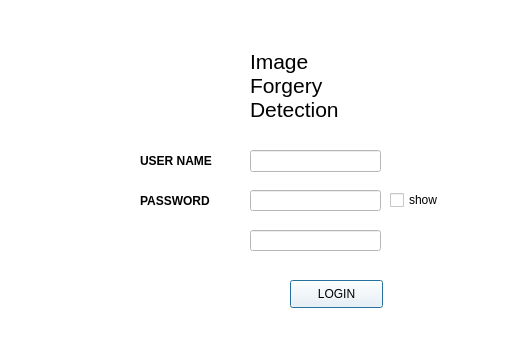
<?xml version="1.0" encoding="UTF-8"?>
<ui version="4.0">
 <class>Login</class>
 <widget class="QDialog" name="Login">
  <property name="geometry">
   <rect>
    <x>0</x>
    <y>0</y>
    <width>527</width>
    <height>344</height>
   </rect>
  </property>
  <property name="windowTitle">
   <string>Login</string>
  </property>
  <property name="windowIcon">
   <iconset>
    <normaloff>../../dhirenn/icons8-cbs-512.ico</normaloff>../../dhirenn/icons8-cbs-512.ico</iconset>
  </property>
  <property name="styleSheet">
   <string notr="true">
background-color: rgb(255, 255, 255);</string>
  </property>
  <property name="inputMethodHints">
   <set>Qt::ImhNone</set>
  </property>
  <widget class="QLabel" name="label">
   <property name="geometry">
    <rect>
     <x>140</x>
     <y>190</y>
     <width>81</width>
     <height>21</height>
    </rect>
   </property>
   <property name="styleSheet">
    <string notr="true"> font-weight: bold;</string>
   </property>
   <property name="text">
    <string>PASSWORD</string>
   </property>
  </widget>
  <widget class="QLabel" name="label_2">
   <property name="geometry">
    <rect>
     <x>140</x>
     <y>150</y>
     <width>81</width>
     <height>21</height>
    </rect>
   </property>
   <property name="styleSheet">
    <string notr="true"> font-weight: bold;</string>
   </property>
   <property name="text">
    <string>USER NAME</string>
   </property>
  </widget>
  <widget class="QLineEdit" name="lineEdit">
   <property name="geometry">
    <rect>
     <x>250</x>
     <y>150</y>
     <width>131</width>
     <height>22</height>
    </rect>
   </property>
   <property name="styleSheet">
    <string notr="true">
box-shadow: 5px 5px 5px rgba(0,0,0,0.5); </string>
   </property>
   <property name="text">
    <string/>
   </property>
  </widget>
  <widget class="QLineEdit" name="lineEdit_2">
   <property name="geometry">
    <rect>
     <x>250</x>
     <y>190</y>
     <width>131</width>
     <height>21</height>
    </rect>
   </property>
   <property name="toolTip">
    <string>&lt;html&gt;&lt;head/&gt;&lt;body&gt;&lt;p&gt;Please enter words only&lt;/p&gt;&lt;/body&gt;&lt;/html&gt;</string>
   </property>
   <property name="styleSheet">
    <string notr="true">background-color:rgb(255, 255, 255)</string>
   </property>
   <property name="inputMethodHints">
    <set>Qt::ImhNone</set>
   </property>
  </widget>
  <widget class="QPushButton" name="pushButton">
   <property name="geometry">
    <rect>
     <x>290</x>
     <y>280</y>
     <width>93</width>
     <height>28</height>
    </rect>
   </property>
   <property name="styleSheet">
    <string notr="true">font-weight: bold;
QPushButton {
    background-color: white; 
    border: none;
    color: ; /* You missed a color value here */
    padding: 15px 32px;
    text-align: center;
    text-decoration: none;
    display: inline-block;
    font-size: 16px;
    margin: 4px 2px;
    cursor: pointer;
    box-shadow: 5px 5px 5px rgba(0,0,0,0.5); 
}
QPushButton:hover {
    background-color: #f0f0f0;
}





</string>
   </property>
   <property name="text">
    <string>LOGIN</string>
   </property>
  </widget>
  <widget class="QLabel" name="captcha_label">
   <property name="geometry">
    <rect>
     <x>90</x>
     <y>230</y>
     <width>151</width>
     <height>61</height>
    </rect>
   </property>
   <property name="text">
    <string/>
   </property>
  </widget>
  <widget class="QLineEdit" name="captcha_input">
   <property name="geometry">
    <rect>
     <x>250</x>
     <y>230</y>
     <width>131</width>
     <height>21</height>
    </rect>
   </property>
   <property name="toolTip">
    <string>&lt;html&gt;&lt;head/&gt;&lt;body&gt;&lt;p&gt;Enter the generated Captcha &lt;/p&gt;&lt;/body&gt;&lt;/html&gt;</string>
   </property>
  </widget>
  <widget class="QLabel" name="label_3">
   <property name="geometry">
    <rect>
     <x>140</x>
     <y>40</y>
     <width>101</width>
     <height>101</height>
    </rect>
   </property>
   <property name="text">
    <string/>
   </property>
   <property name="pixmap">
    <pixmap>../../../Documents/ML project/Image-Forgery-Detection-using-Deep-learning/Icons/icons8-cbs-512.ico</pixmap>
   </property>
   <property name="scaledContents">
    <bool>true</bool>
   </property>
  </widget>
  <widget class="QLabel" name="label_4">
   <property name="geometry">
    <rect>
     <x>250</x>
     <y>30</y>
     <width>141</width>
     <height>111</height>
    </rect>
   </property>
   <property name="font">
    <font>
     <pointsize>16</pointsize>
     <weight>50</weight>
     <bold>false</bold>
    </font>
   </property>
   <property name="text">
    <string>Image
Forgery 
Detection</string>
   </property>
  </widget>
  <widget class="QCheckBox" name="checkBox">
   <property name="geometry">
    <rect>
     <x>390</x>
     <y>190</y>
     <width>61</width>
     <height>20</height>
    </rect>
   </property>
   <property name="text">
    <string>show </string>
   </property>
  </widget>
 </widget>
 <resources/>
 <connections/>
</ui>
